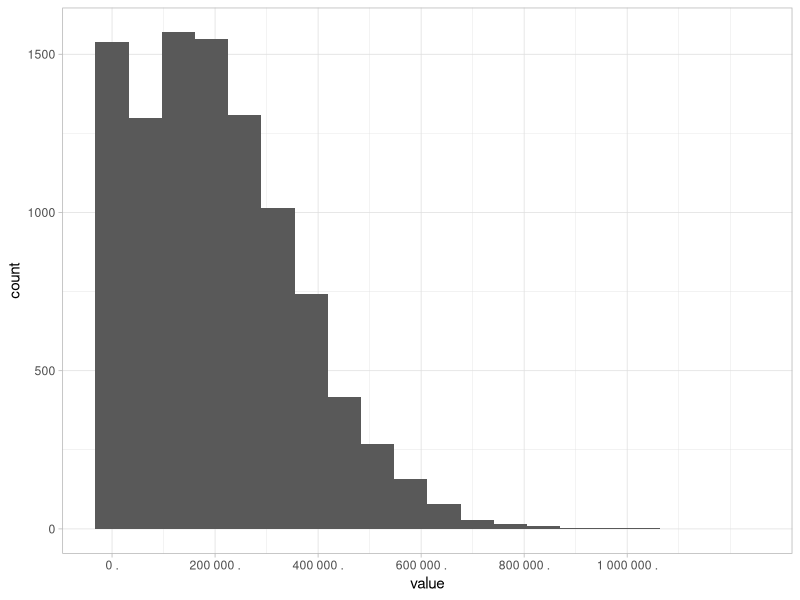

R code for this plot: (Note: this script raises an error after producing the figure.)
library(tidyverse)
library(scales)

modelo_ahorro <- function(){
  
  ahorro <- rnorm(1,5,4) %>% 
    max(0)
  mercado <- rnorm(1,40000,10000)
  
  ahorro*mercado
  
}

ahorro <- rerun(10000, modelo_ahorro()) %>% flatten_dbl() %>% as_tibble()

ggplot(ahorro) +
  geom_histogram(aes(value), bins = 20) +
  scale_x_continuous(breaks = seq(0,1000000,200000), labels = unit_format(unit = ".", scale = 1)) +
  theme_light()

ahorro_medio <- mean(ahorro)
ahorro_desv <- sd(ahorro)

ahorro_intervalo <- ahorro_medio+ahorro_desv*c(qnorm(0.05),qnorm(0.95))

map_dbl(ahorro_intervalo,max,0)

seq(0,100000,20000)
